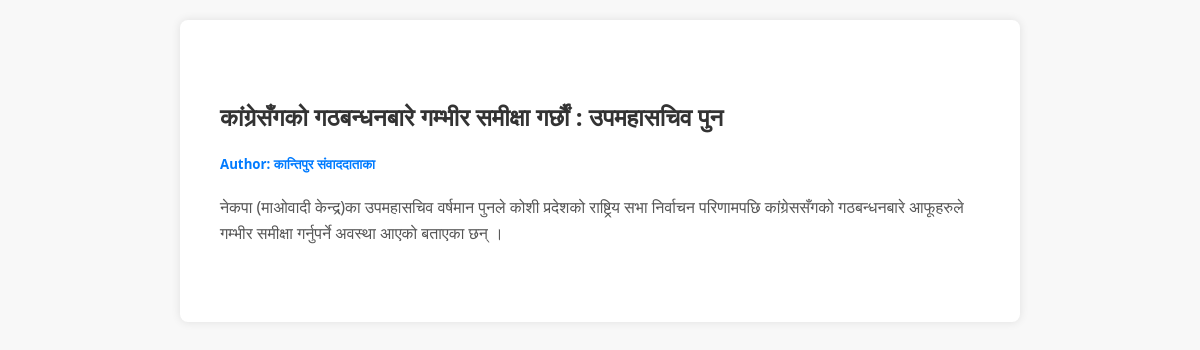
Screenshot of /myblog/description/31 (signed in) with the database file from the repository.
### blog/models.py (models this page shows)
class Blog(models.Model):
    title = models.CharField(max_length=200,default='title')
    author = models.CharField(max_length=100,default='author')
    description = models.CharField(max_length=2000,default='description')

### blog/views.py (the view)
# urls.py: path('description/<id>',views.description,name='description'),
def description(request, id):
    if request.user.is_authenticated:
            data = get_object_or_404(Blog, pk=id)
            return render(request, 'description/description.html', {'data': data})
    else:
            return HttpResponseRedirect('/myblog/login')

### blog/templates/description/description.html (shortened to what this page needs)
<!DOCTYPE html>
<html lang="en">
    {% load static %}
<head>
    <link rel="stylesheet" href="{% static "description.css" %}">
</head>
<body>
    <div class="container">
        {% if data %}
        <div class='container2'>
            <h2>{{ data.title }}</h2>
            <h5>Author: {{ data.author }}</h5>
            <p>{{ data.description }}</p>
        </div>
        {% else %}
            <h1 class="not-found">Data not found</h1>
        {% endif %}
    </div>
</body>
</html>

### blog/static/description.css (style rules this page uses)
body { font-family: 'Segoe UI', Tahoma, Geneva, Verdana, sans-serif; margin: 0; padding: 0; background-color: #f8f8f8; color: #333; }
.container { max-width: 800px; margin: 20px auto; background-color: #ffffff; padding: 20px; border-radius: 8px; box-shadow: 0 0 10px rgba(0, 0, 0, 0.1); }
.container2 { max-width: 800px; margin: 20px auto; background-color: #ffffff; padding: 20px; border-radius: 8px; }
h5 { color: #007bff; }
p { line-height: 1.6; color: #555; }

### rows the page displays
Blog: title "कांग्रेसँगको गठबन्धनबारे गम्भीर समीक्षा गर्छौं : उपमहासचिव पुन", author "कान्तिपुर संवाददाताका", description "नेकपा (माओवादी केन्द्र)का उपमहासचिव वर्षमान पुनले कोशी प्रदेशको राष्ट्रिय सभा निर्वाचन परिणामपछि कांग्रेससँगको गठबन्धनबारे आफूहरुले गम्भीर समीक्षा गर्नुपर्ने अवस्था आएको बताएका छन् ।"
